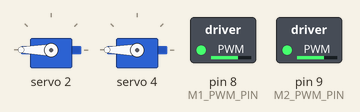
This sketch was run on a simulated Arduino Uno, built for the host (arithmetic inside an expression is 32-bit, double 64-bit). Shown: 2 × servo, switched loads named in the sketch (green lamp = pin HIGH). What the sketch prints to the serial monitor is not drawn.

Above: at 0.33 s.
Timing chart, 0 to 40.0 s (numbered marks = the images above):
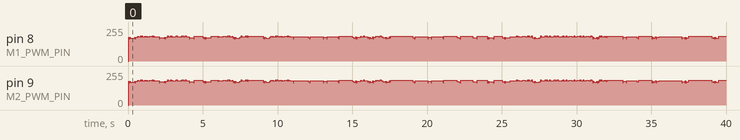

The sketch:

car2_openloop_motor_test.ino
```cpp
// 排查用：完全繞開CMD協定/PID/編碼器，開機直接固定duty正轉兩顆馬達，
// 純粹確認「訊號真的送到驅動板時，馬達到底會不會動」。腳位常數直接
// 沿用car2_speed_control_test.ino目前確認正確的版本，不是舊的猜測值。

#include <Arduino.h>
#include <Wire.h>
#include <Adafruit_PWMServoDriver.h>

Adafruit_PWMServoDriver pwm = Adafruit_PWMServoDriver(0x40, Wire1);

const uint8_t CH_M1_IN1 = 2;
const uint8_t CH_M1_IN2 = 1;
const uint8_t CH_M2_IN1 = 4;
const uint8_t CH_M2_IN2 = 3;

const uint8_t M1_PWM_PIN = 8;
const uint8_t M2_PWM_PIN = 9;

const uint32_t PWM_PERIOD_US = 200;  // 5kHz
const uint8_t TEST_DUTY = 180;       // 固定duty，明顯高於死區(約19~45)，正常應該會轉

void setup() {
  Serial.begin(115200);
  Wire1.begin();
  pwm.begin();
  pwm.setPWMFreq(50);

  // 正轉方向（跟driveDirection()的dir>0一致）
  pwm.setPin(CH_M1_IN1, 4095);
  pwm.setPin(CH_M1_IN2, 0);
  pwm.setPin(CH_M2_IN1, 4095);
  pwm.setPin(CH_M2_IN2, 0);

  pinMode(M1_PWM_PIN, OUTPUT);
  pinMode(M2_PWM_PIN, OUTPUT);

  Serial.println(F("=== 開迴路測試：M1/M2固定duty=180正轉，開機直接開始 ==="));
}

void loop() {
  uint32_t phase = micros() % PWM_PERIOD_US;
  uint32_t onUs = (uint32_t)TEST_DUTY * PWM_PERIOD_US / 255;
  digitalWrite(M1_PWM_PIN, phase < onUs ? HIGH : LOW);
  digitalWrite(M2_PWM_PIN, phase < onUs ? HIGH : LOW);

  static uint32_t lastPrint = 0;
  uint32_t now = millis();
  if (now - lastPrint >= 500) {
    lastPrint = now;
    Serial.println(F("driving: M1/M2 duty=180 forward"));
  }
}
```
